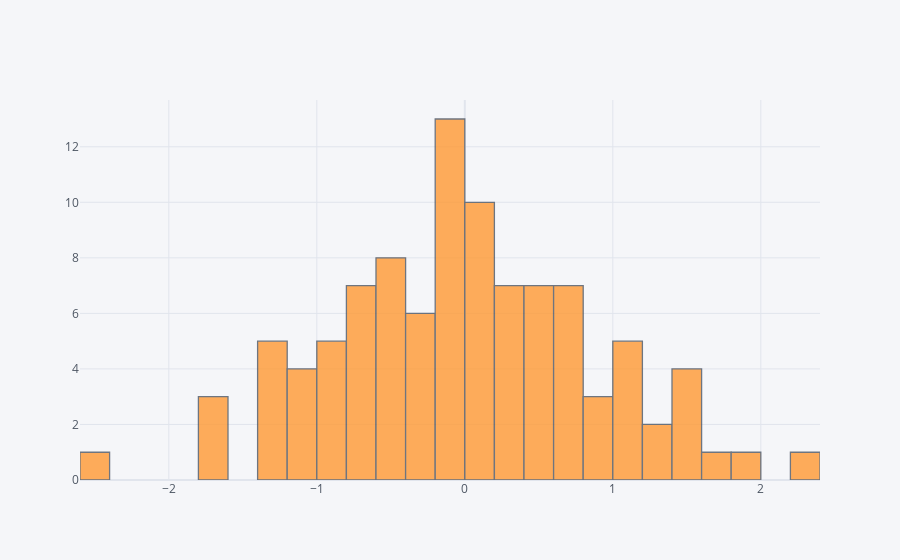

Notebook source saved alongside this figure:
### Markdown cell above
## histogram

### Code cell
df['A'].iplot(kind='hist',bins=25)

### Figure 1 — Plotly figure (JSON) as saved in the notebook; plotly's stock layout.template omitted (floating-point values rounded to 4 significant figures)
{"data": [{"histfunc": "count", "histnorm": "", "marker": {"color": "rgba(255, 153, 51, 1.0)", "line": {"color": "#4D5663", "width": 1.3}}, "name": "A", "nbinsx": 25, "opacity": 0.8, "orientation": "v", "type": "histogram", "x": [-0.4219, 1.682, 0.4309, 0.1841, -0.9282, -0.3087, -0.629, -0.7108, 0.1724, -0.8397, 0.3806, -0.09381, 1.537, -0.4344, 0.6461, -0.1237, 0.3023, 0.208, -1.13, 1.171, 0.4131, 1.908, -0.05557, -1.022, 1.136, 1.167, 1.276, 2.357, -1.255, -1.733, -1.292, 0.7581, -1.186, -0.4842, 0.6509, -0.1116, 1.505, -0.122, -0.05537, -0.2803, 0.9613, 0.9415, -0.2236, 0.774, -0.7242, 0.02778, -0.02406, -0.9151, 0.5545, -0.05977, 0.2346, -0.5513, -0.4314, 0.4814, 0.1513, -1.268, 1.177, -0.2746, 0.07274, -0.8784, -1.624, -0.6441, -1.306, 1.175, -0.5208, 1.591, -1.058, 0.01794, 0.2121, -0.7742, -0.07482, -0.7509, 0.4087, -0.3578, 1.379, -0.4936, -0.167, 0.07218, 0.7001, -0.7875, 0.04032, 0.3177, -0.05699, 0.4529, 0.6469, 0.4143, 0.123, -0.4126, 0.8199, 1.46, 0.01006, -0.9264, -2.432, -0.2128, -1.33, 0.7023, -0.02967, 0.2319, -0.07874, -1.609]}], "layout": {"barmode": "overlay", "legend": {"bgcolor": "#F5F6F9", "font": {"color": "#4D5663"}}, "paper_bgcolor": "#F5F6F9", "plot_bgcolor": "#F5F6F9", "title": {"font": {"color": "#4D5663"}}, "xaxis": {"gridcolor": "#E1E5ED", "showgrid": true, "tickfont": {"color": "#4D5663"}, "title": {"font": {"color": "#4D5663"}, "text": ""}, "zerolinecolor": "#E1E5ED"}, "yaxis": {"gridcolor": "#E1E5ED", "showgrid": true, "tickfont": {"color": "#4D5663"}, "title": {"font": {"color": "#4D5663"}, "text": ""}, "zerolinecolor": "#E1E5ED"}}}
